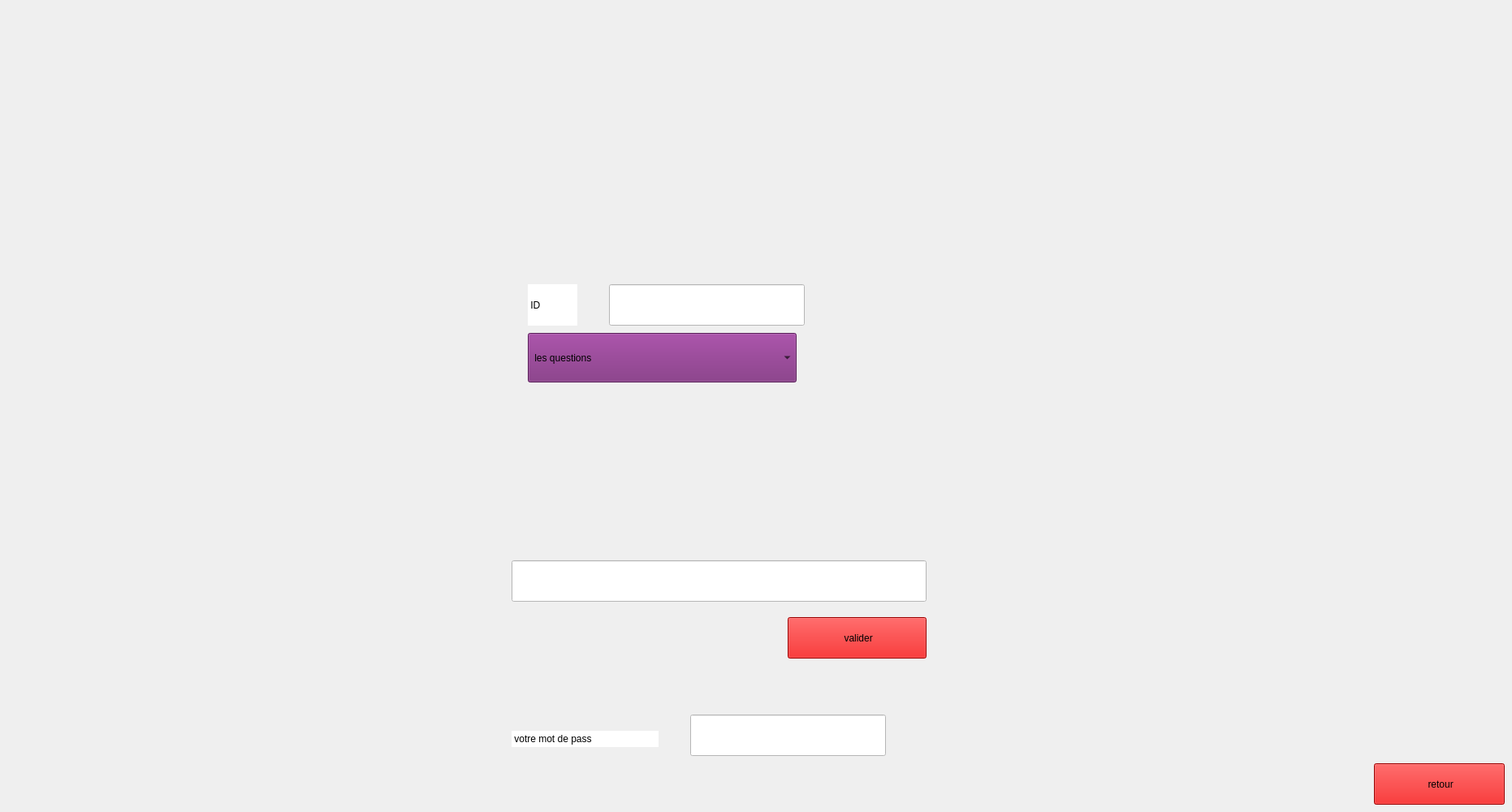
      <widget class="QWidget" name="page_3">
       <widget class="QLineEdit" name="input_id_recup">
        <property name="geometry">
         <rect>
          <x>750</x>
          <y>350</y>
          <width>241</width>
          <height>51</height>
         </rect>
        </property>
        <property name="styleSheet">
         <string notr="true">background-color: rgb(255, 255, 255);</string>
        </property>
       </widget>
       <widget class="QLineEdit" name="input_reponse_recup">
        <property name="geometry">
         <rect>
          <x>630</x>
          <y>690</y>
          <width>511</width>
          <height>51</height>
         </rect>
        </property>
        <property name="styleSheet">
         <string notr="true">background-color: rgb(255, 255, 255);</string>
        </property>
       </widget>
       <widget class="QLabel" name="label_29">
        <property name="geometry">
         <rect>
          <x>630</x>
          <y>900</y>
          <width>181</width>
          <height>20</height>
         </rect>
        </property>
        <property name="styleSheet">
         <string notr="true">background-color: rgb(255, 255, 255);</string>
        </property>
        <property name="text">
         <string> votre mot de pass</string>
        </property>
       </widget>
       <widget class="QPushButton" name="btn_retour_login">
        <property name="geometry">
         <rect>
          <x>1692</x>
          <y>940</y>
          <width>161</width>
          <height>51</height>
         </rect>
        </property>
        <property name="styleSheet">
         <string notr="true">background-color: rgb(216, 0, 0);
font: 10pt &quot;Segoe UI&quot;;</string>
        </property>
        <property name="text">
         <string> retour</string>
        </property>
       </widget>
       <widget class="QPushButton" name="btn_valider_recup">
        <property name="geometry">
         <rect>
          <x>970</x>
          <y>760</y>
          <width>171</width>
          <height>51</height>
         </rect>
        </property>
        <property name="styleSheet">
         <string notr="true">background-color: rgb(216, 0, 0);
font: 10pt &quot;Segoe UI&quot;;</string>
        </property>
        <property name="text">
         <string> valider</string>
        </property>
       </widget>
       <widget class="QLineEdit" name="lbl_resultat_mtp">
        <property name="geometry">
         <rect>
          <x>850</x>
          <y>880</y>
          <width>241</width>
          <height>51</height>
         </rect>
        </property>
        <property name="styleSheet">
         <string notr="true">background-color: rgb(255, 255, 255);</string>
        </property>
       </widget>
       <widget class="QComboBox" name="comboBox_question_recup">
        <property name="geometry">
         <rect>
          <x>650</x>
          <y>410</y>
          <width>331</width>
          <height>61</height>
         </rect>
        </property>
        <property name="styleSheet">
         <string notr="true"> 
background-color: rgb(255, 255, 255);
background-color: rgb(124, 41, 124);
font: 10pt &quot;Segoe UI&quot;;</string>
        </property>
        <item>
         <property name="text">
          <string> les questions</string>
         </property>
         <property name="icon">
          <iconset theme="QIcon::ThemeIcon::DocumentProperties"/>
         </property>
        </item>
        <item>
         <property name="text">
          <string>Quel est le nom de votre equipe</string>
         </property>
        </item>
        <item>
         <property name="text">
          <string>Quelle est votre ville de naissance</string>
         </property>
        </item>
        <item>
         <property name="text">
          <string>Quel est le nom de jeune fille de votre mère</string>
         </property>
        </item>
        <item>
         <property name="text">
          <string>Quel est votre film préféré</string>
         </property>
        </item>
       </widget>
       <widget class="QLabel" name="label_30">
        <property name="geometry">
         <rect>
          <x>650</x>
          <y>350</y>
          <width>61</width>
          <height>51</height>
         </rect>
        </property>
        <property name="styleSheet">
         <string notr="true">background-color: rgb(255, 255, 255);</string>
        </property>
        <property name="text">
         <string> ID </string>
        </property>
       </widget>
      </widget>
